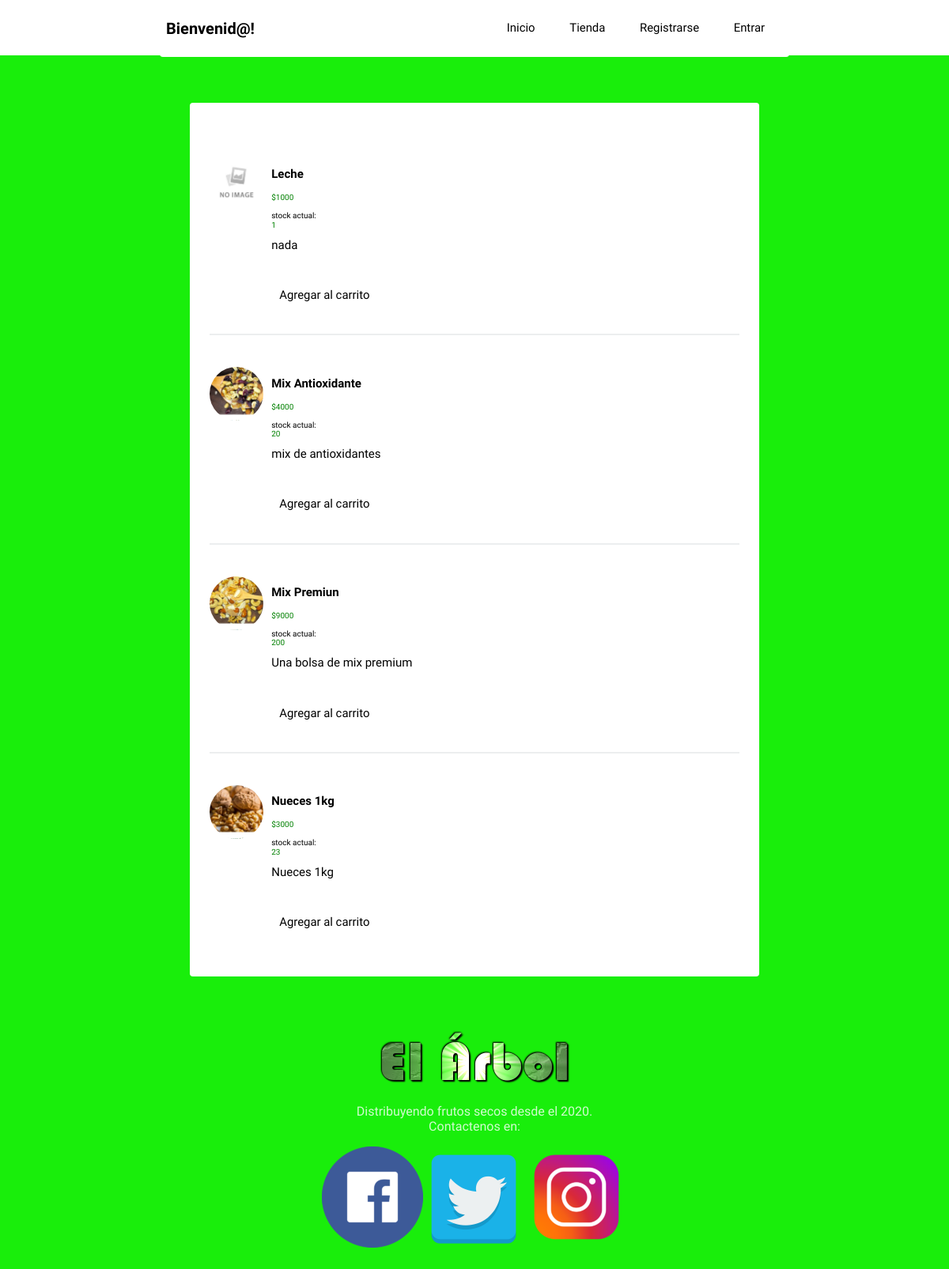
The app's page /elarbol/tienda/ with its own data.
### elarbol/models.py (models this page shows, shortened)
class Producto(models.Model):
    nombre_producto           = models.CharField(max_length=50, blank=False, null=False, unique=True)
    precio           = models.IntegerField(blank=False, null=False)
    stock           = models.IntegerField(blank=False, null=False)
    descripcion              = models.CharField(max_length=200)
    activo           = models.IntegerField(blank=False, null=False)
    foto_producto          = models.ImageField(blank=True, null=True)
    class Meta:
        ordering = ['nombre_producto']

### elarbol/views.py (the view)
# urls.py: path('tienda/', views.tienda, name='tienda'),
def tienda(request):
	data = {
		'productos':Producto.objects.filter(activo = 1, stock__gt=0)
	}
	return render(request, 'elarbol/tienda.html', data)

### elarbol/templates/elarbol/tienda.html (shortened to what this page needs)
{% extends 'elarbol/base.html' %}
{% load static %}
{% block content %}
<table>
{% for p in productos %}
    <tr>
        <article>
            <div class="container-article">
                {% if p.foto_producto %}
                <img src="{{ p.foto_producto.url }}">
                {% else %}
                <img src="{% static '/noimage.jpg' %}">
                {% endif %}
                <div>
                    <h2 class="username">{{ p.nombre_producto }}</h2>
                    <br>
                    <div class="precio">${{ p.precio }}</div>
                    <br>
                    <div>stock actual:</div><div class="precio">{{ p.stock }}</div>
                    <br>
                    <div class="post">{{ p.descripcion }}</div>
                    <br>
                    <br><br><br>
                    <a href="#">Agregar al carrito</a>
                </div>
            </div>
        </article>
    </tr>
</table>
{% endfor %}
</div>
{% endblock %}

### elarbol/templates/elarbol/base.html (shortened to what this page needs)
<!DOCTYPE html>
{% load static %}
<html>
<head>
	<link rel="stylesheet" type="text/css" href="../../static/normalize.css">
	<link rel="stylesheet" type="text/css" href="../../static/style.css">
</head>
<body>
	<header class="main-head">
		<nav class="main">
			<h1 id="logo">Bienvenid@!</h1>
			<ul>
				<li><a href="/elarbol/inicio">Inicio</a></li>
				<li><a href="/elarbol/tienda">Tienda</a></li>
				{% if request.user.is_authenticated %}
				<li><a href="/elarbol/logout">Salir</a></li>
				{%else%}
				<li><a href="/elarbol/registro">Registrarse</a></li>
				<li><a href="/elarbol/login">Entrar</a></li>
				{% endif %}
			</ul>
		</nav>
	</header>
	<div class="main">
		<nav class="second-nav">
		</nav>
		{% block content %}
		{% endblock content %}
	<footer>
		<div class="row">
			<img src="{% static 'logoElArbol.png'%}">
			<p>Distribuyendo frutos secos desde el 2020.<br> Contactenos en:<br></p>
			<img src="{% static 'facebook.png'%}"><img src="{% static 'twitter.png'%}">
			<img src="{% static 'instagram.png'%}">
		</div>
	</footer>
</body>
</html>

### elarbol/static/style.css (style rules this page uses)
body { background: #19EE0B; font-size: 62.5%; font-family: 'Varela Round', Helvetica, Arial, serif; }
p { font-size: 1rem; }
img { object-fit: cover; }
.main-head { background: white; color: black; }
nav.main { min-height: 7vh; display: flex; width: 65%; margin: auto; align-items: center; padding: 0.5rem; }
nav.main ul { display: flex; flex: 1 1 40rem; justify-content: space-around; align-items: center; list-style: none; }
#logo { flex: 2 1 40rem; }
a { font-size: .93rem; text-decoration: none; color: black; }
.main { background: white; width: 60%; margin: 5% auto; border-radius: 4px; padding-bottom: 20px; }
.second-nav { display: flex; padding: 15px 30px; }
article { width: 93%; margin: auto; padding: 40px 0; border-bottom: 2px solid #ECEEEF; }
.username { margin-bottom: .2rem; }
.container-article { display: flex; }
.container-article img { height: 68px; width: 68px; margin-right: 10px; border-radius: 50%; }
article:last-child { border-bottom: 0; }
.post { font-size: .94rem; }
footer { color: white; text-align: center; font-size: .875em; margin: 40px 0; }
footer p { opacity: .8; }

### elarbol/templates/elarbol/base.html (style rules this page uses)
body { background: #19EE0B; font-size: 62.5%; }
header { width: 100%; background: black; height: 70px; }

### elarbol/templates/elarbol/tienda.html (style rules this page uses)
.precio { margin: auto; color: green; }
a { margin: 13px 12px 12px 10px; }

### records on screen
Producto: nombre_producto "Leche", precio "1000", stock "1", descripcion "nada"
Producto: foto_producto (picture), nombre_producto "Mix Antioxidante", precio "4000", stock "20", descripcion "mix de antioxidantes"
Producto: foto_producto (picture), nombre_producto "Mix Premiun", precio "9000", stock "200", descripcion "Una bolsa de mix premium"
Producto: foto_producto (picture), nombre_producto "Nueces 1kg", precio "3000", stock "23", descripcion "Nueces 1kg"
